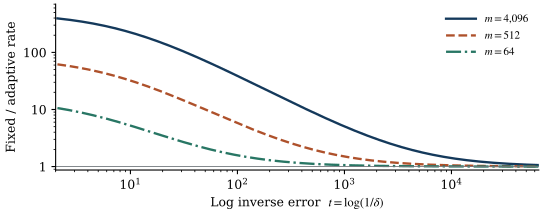

Reproduce this figure in Python.
"""Plot the ratio of the rate expressions in Theorem 1.1."""
from pathlib import Path

import matplotlib
matplotlib.use("Agg")
import matplotlib.pyplot as plt
import numpy as np


def main():
    t = np.geomspace(np.log(8), 65536, num=650)
    styles = [(4096, "#14395b", "-"), (512, "#ae512b", "--"), (64, "#287664", "-.")]
    with plt.rc_context({"font.family": "DejaVu Serif", "font.size": 9,
                         "mathtext.fontset": "stix", "pdf.fonttype": 42,
                         "axes.spines.right": False, "axes.spines.top": False}):
        fig, ax = plt.subplots(figsize=(5.45, 2.14), layout="constrained")
        for m, color, line in styles:
            ratio = (m + t) / (np.log(m) + t)
            ax.loglog(t, ratio, color=color, linestyle=line, linewidth=1.7,
                      label=rf"$m={m:,}$".replace(",", r"{,}"))
        ax.axhline(1, color="#71777c", linewidth=0.65)
        ax.set(xlabel=r"Log inverse error  $t=\log(1/\delta)$",
               ylabel="Fixed / adaptive rate", xlim=(2, 65536), ylim=(0.87, 700))
        ax.set_yticks([1, 10, 100], labels=["1", "10", "100"])
        ax.tick_params(which="major", length=3)
        ax.tick_params(which="minor", length=1.5)
        ax.legend(frameon=False, loc="upper right", fontsize=8, handlelength=2.7)
        fig.savefig(Path(__file__).with_name("confidence.pdf"),
                    metadata={"Title": "Confidence dependence of the adaptivity gap"})
        plt.close(fig)


if __name__ == "__main__":
    main()
